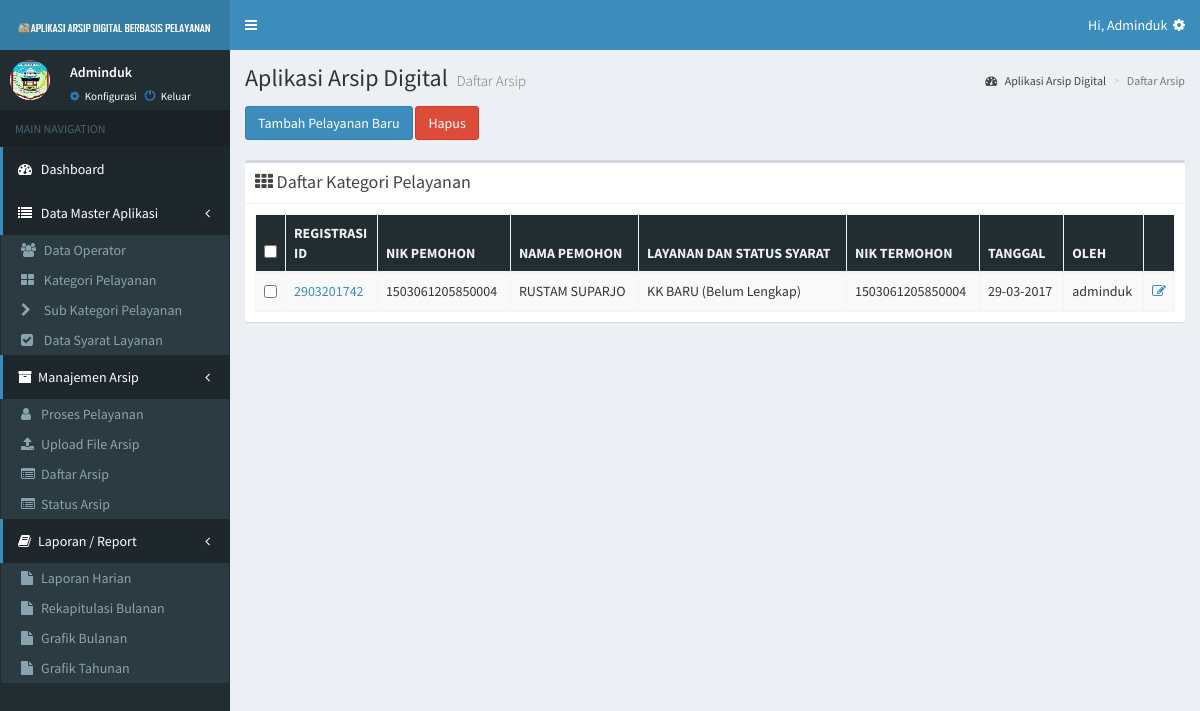
/index.php?page=arsip (signed in), run on the app's committed database.
### tables this page shows
CREATE TABLE IF NOT EXISTS `ad_proses` (
  `id_proses` varchar(11) NOT NULL,
  `nik` varchar(25) NOT NULL,
  `nama` varchar(50) NOT NULL,
  `alamat` text NOT NULL,
  `telp` varchar(15) NOT NULL,
  `nik_termohon` varchar(20) NOT NULL,
  `id_kategori` varchar(5) NOT NULL,
  `id_sub_kategori` varchar(5) NOT NULL,
  `tgl_proses` timestamp NOT NULL DEFAULT CURRENT_TIMESTAMP,
  `tgl_estimasi` date NOT NULL,
  `folder` varchar(20) NOT NULL,
  `status` varchar(15) NOT NULL,
  `userid` varchar(18) NOT NULL,
  `tgl_edit` date NOT NULL,
  `op_edit` varchar(18) NOT NULL
);

CREATE TABLE IF NOT EXISTS `ad_sub_kategori` (
  `id_sub_kategori` varchar(5) NOT NULL,
  `nama_sub_kategori` varchar(50) NOT NULL,
  `keterangan_sub` text NOT NULL,
  `id_kategori` varchar(5) NOT NULL
);

### pages/arsip.php (the view, shortened to what this page needs)
<section class="content-header">
	<h1>
		Aplikasi Arsip Digital
		<small>Daftar Arsip</small>
	</h1>
	<ol class="breadcrumb">
		<li><a href="./"><i class="fa fa-dashboard"></i> Aplikasi Arsip Digital</a></li>
		<li class="active">Daftar Arsip</li>
	</ol>
</section>
<section class="content">
			<div class="workplace">
						<button class="btn btn-mini btn-primary" onClick="location.href='index.php?page=pemohon'" type="button">Tambah Pelayanan Baru</button>
            <button onclick="hapus_arsip();" class="btn btn-mini btn-danger" type="button">Hapus</button><br><br>
						<div class="box">
							<div class="box-header with-border">
								<h3 class="box-title"><i class="fa fa-th"></i> Daftar Kategori Pelayanan</h3>
							</div>
							<div class="box-body">
                    <?php
					include "includes/config.php";
					$sql = $conn->query("
						SELECT a.id_proses,a.nik,a.tgl_proses,a.nama,a.nik_termohon,a.status,a.userid,c.nama_kategori,d.nama_sub_kategori
						FROM ad_proses a
						JOIN ad_kategori c ON a.id_kategori = c.id_kategori
						JOIN ad_sub_kategori d ON a.id_sub_kategori = d.id_sub_kategori
						ORDER BY a.id_proses ASC");
					?>
						<table cellpadding="0" cellspacing="0" width="100%" class="table table-bordered table-striped" id="tSortable">
								<thead>
										<tr style="background-color:#222D32;color:#f1f1f1;">
                        <th width="2%"><input type="checkbox" name="checkall" onClick="toggle(this)"/></th>
                        <th width="10%">REGISTRASI ID</th>
												<th>NIK PEMOHON</th>
												<th>NAMA PEMOHON</th>
                        <th>LAYANAN DAN STATUS SYARAT</th>
												<th>NIK TERMOHON</th>
												<th>TANGGAL</th>
												<th>OLEH</th>
                        <th width="2%"></th>
                    </tr>
                </thead>
								<tbody>
								<?php
								$no=0;
								while($r=$sql->fetch_assoc()){$no++;
								$status = $r['status'];
								?>
										<tr>
                        <td><input type="checkbox" name="chk" class="chk" value="<?php echo $r['id_proses'];?>" id="chk-<?php echo $no;?>"/></td>
                        <td><a href="#" id="<?php echo $r['id_proses'];?>" class="tampil_detail"><?php echo $r['id_proses'];?></a></td>
												<td><?php echo $r['nik'];?></td>
												<td><?php echo $r['nama'];?></td>
                        <td><?php echo $r['nama_sub_kategori']." (".$r['status'].")";?></td>
												<td><?php echo $r['nik_termohon'];?></td>
												<td><?php echo date('d-m-Y', strtotime($r['tgl_proses']));?></td>
												<td><?php echo $r['userid'];?></td>
                        <td>
													<?php
													if($status == "Belum Lengkap"){
														?>
														<a href="#edit" data-toggle="modal" data-target="#edit" data-id="<?php echo $r['id_proses'];?>" class="edit-data tip" title="Lengkapi"><span class="fa fa-edit"></span></a>
														<?php
													}else{
														?>
														<a href="#" id="<?php echo $r['id_proses'];?>" class="tampil_detail tip" title="Lihat"><span class="fa fa-search"></span></a>
														<?php
													}
													?>
												</td>
                    </tr>
							<?php
							}
							?>
                            </tbody>
                        </table>
                    </div>
                </div>
			</div>
			</div>

### index.php (shortened to what this page needs)
<?php
if(isset($_SESSION['pengguna'])){
	?>
<!DOCTYPE html>
<html lang="en">
<head>
	  <link rel="stylesheet" href="bower_components/bootstrap/dist/css/bootstrap.min.css">
	  <link rel="stylesheet" href="bower_components/font-awesome/css/font-awesome.min.css">
	  <link rel="stylesheet" href="bower_components/Ionicons/css/ionicons.min.css">
	  <link rel="stylesheet" href="css/AdminLTE.min.css">
	  <link rel="stylesheet" href="css/skins/_all-skins.min.css">
	  <link rel="stylesheet" href="bower_components/morris.js/morris.css">
	  <link rel="stylesheet" href="bower_components/jvectormap/jquery-jvectormap.css">
	  <link rel="stylesheet" href="bower_components/bootstrap-datepicker/dist/css/bootstrap-datepicker.min.css">
	  <link rel="stylesheet" href="bower_components/bootstrap-daterangepicker/daterangepicker.css">
	  <link rel="stylesheet" href="plugins/bootstrap-wysihtml5/bootstrap3-wysihtml5.min.css">
</head>
<body class="hold-transition skin-blue sidebar-mini" style="background-color:#222D32;">
		<header class="main-header">
	    <a href="./" class="logo">
	      <span class="logo-lg">
					<img src="img/logo-home.png" alt="Aquarius -  responsive admin panel" title="Aquarius -  responsive admin panel" width="100%"/>
	      </span>
	    </a>
	    <nav class="navbar navbar-static-top">
	      <a href="#" class="sidebar-toggle" data-toggle="push-menu" role="button">
				</a>
	      <div class="navbar-custom-menu">
	        <ul class="nav navbar-nav">
	          <li class="dropdown user user-menu">
	            <a href="#" class="dropdown-toggle" data-toggle="dropdown">
	              <span class="hidden-xs"> Hi, <?php echo ucwords($_SESSION['pengguna']);?>&nbsp; <span class="fa fa-gear"></span></span>
	            </a>
	          </li>
	        </ul>
	      </div>
	    </nav>
	  </header>
    <?php
		include "includes/menu.php";
	?>
<div class="content-wrapper">
       <?php
		if(isset($_REQUEST['page'])){
			  $page = $_REQUEST['page'].".php";
			  $filename = "pages/".$page;
				if(file_exists($filename)) {
					include "pages/".$page;
				}else{
					include "pages/404.php";
				}
		  }else{
			  include "pages/home.php";
		  }
	   ?>
</body>
</html>
<?php
}
else{
	header('location:login.php');
}
?>

### includes/menu.php
<?php
$level = $_SESSION['level'];
?>
<aside class="main-sidebar">
	<section class="sidebar">
		<div class="user-panel">
			<div class="pull-left image">
				<img src="img/users/avatars/<?php echo $_SESSION['pengguna'];?>.jpg" class="img-circle" alt="User Image" style="width:40px;height:40px;">
			</div>
			<div class="pull-left info">
				<p><?php echo ucwords($_SESSION['pengguna']);?></p>
				<a href="index.php?page=profile&id=<?php echo $_SESSION['pengguna'];?>"><span class="fa fa-gear text-primary"></span> Konfigurasi</a>
				<a href="index.php?page=logout"><span class="glyphicon glyphicon-off text-primary"></span> Keluar</a>
				<br>
			</div>
		</div>
		<ul class="sidebar-menu" data-widget="tree">
			<li class="header">MAIN NAVIGATION</li>
			<li class="active">
				<a href="./">
					<i class="fa fa-dashboard"></i> <span>Dashboard</span>
				</a>
			</li>
<?php if($level == 1){ ?>
			<li class="active treeview">
				<a href="#">
					<i class="fa fa-list"></i> <span>Data Master Aplikasi</span>
					<span class="pull-right-container">
						<i class="fa fa-angle-left pull-right"></i>
					</span>
				</a>
				<ul class="treeview-menu">
					<li><a href="index.php?page=operator"><i class="fa fa-users"></i> Data Operator</a></li>
					<li><a href="index.php?page=kategori"><i class="fa fa-th-large"></i> Kategori Pelayanan</a></li>
					<li><a href="index.php?page=subkategori"><i class="fa fa-chevron-right"></i> Sub Kategori Pelayanan</a></li>
					<li><a href="index.php?page=syarat"><i class="fa fa-check-square"></i> Data Syarat Layanan</a></li>
				</ul>
			</li>
<?php } ?>
			<li class="active treeview">
					<a href="#">
							<i class="fa fa-archive"></i><span>Manajemen Arsip</span>
							<span class="pull-right-container">
								<i class="fa fa-angle-left pull-right"></i>
							</span>
					</a>
					<ul class="treeview-menu">
	<?php
	if($level == 2 || $level == 1){ ?>
							<li>
									<a href="index.php?page=pemohon">
											<span class="fa fa-user"></span><span class="text">Proses Pelayanan</span>
									</a>
							</li>
	<?php } ?>
	<?php if($level == 3 || $level == 1){ ?>
							<li>
									<a href="index.php?page=upload">
											<span class="fa fa-upload"></span><span class="text">Upload File Arsip</span>
									</a>
							</li>
	<?php } ?>
							<li>
									<a href="index.php?page=arsip">
											<span class="fa fa-list-alt"></span><span class="text">Daftar Arsip</span>
									</a>
							</li>
							<li>
									<a href="index.php?page=arsip-status">
											<span class="fa fa-list-alt"></span><span class="text">Status Arsip</span>
									</a>
							</li>
					</ul>
			</li>
			<li class="active treeview">
					<a href="#">
							<span class="fa fa-book"></span><span class="text">Laporan / Report</span>
							<span class="pull-right-container">
								<i class="fa fa-angle-left pull-right"></i>
							</span>
					</a>
					<ul class="treeview-menu">
							<li>
									<a href="index.php?page=lapharian">
											<span class="fa fa-file"></span><span class="text">Laporan Harian</span>
									</a>
							</li>
							<li>
									<a href="index.php?page=lapbulanan">
											<span class="fa fa-file"></span><span class="text">Rekapitulasi Bulanan</span>
									</a>
							</li>
							<li>
									<a href="index.php?page=grafikperbulan">
											<span class="fa fa-file"></span><span class="text">Grafik Bulanan</span>
									</a>
							</li>
							<li>
									<a href="index.php?page=grafikpertahun">
											<span class="fa fa-file"></span><span class="text">Grafik Tahunan</span>
									</a>
							</li>
					</ul>
			</li>
		</ul>
	</section>
</aside>

### data on the page
ad_proses: id_proses "2903201742", nik "1503061205850004", nama "RUSTAM SUPARJO", id_sub_kategori.nama_sub_kategori "KK BARU", status "Belum Lengkap", nik_termohon "1503061205850004", tgl_proses "29-03-2017", userid "adminduk"

### other printed values
$_SESSION['pengguna'] "Adminduk"
